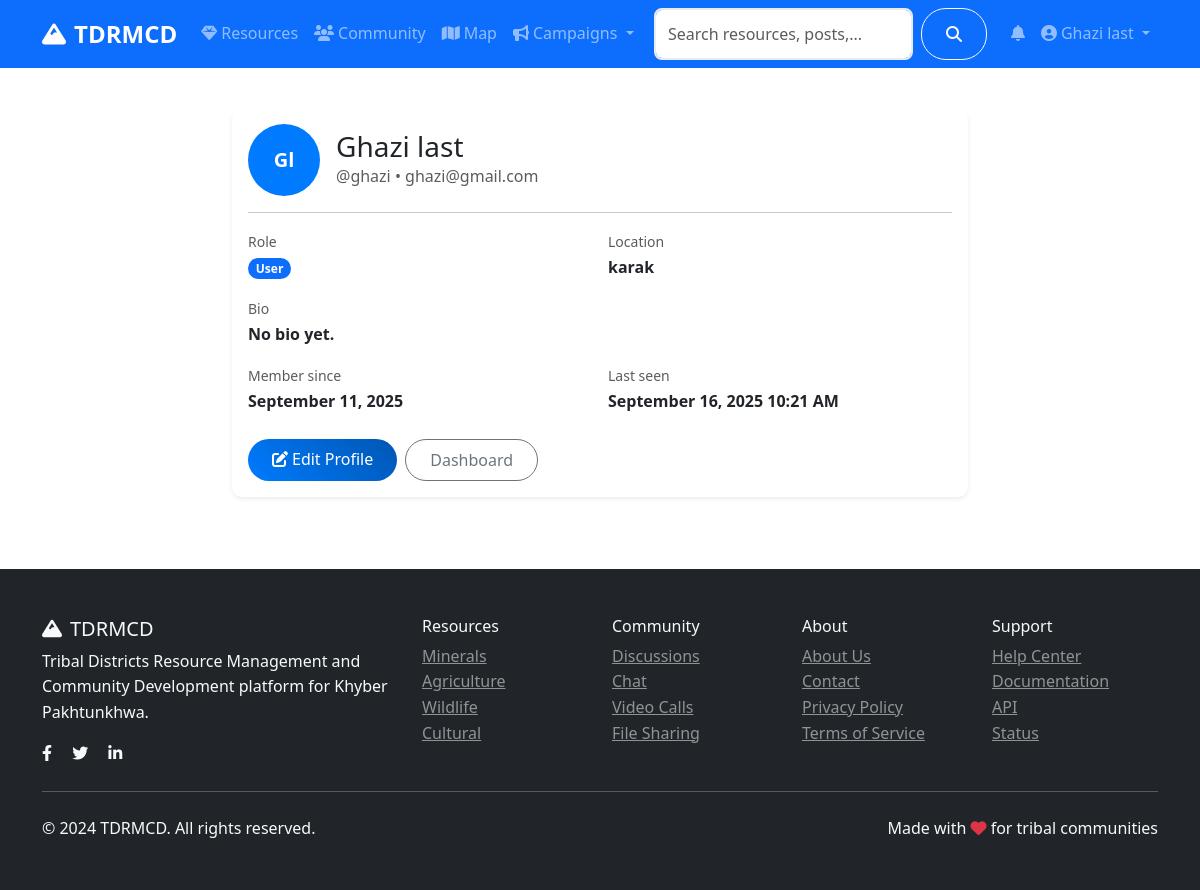
/auth/profile (signed in), run on an earlier commit of the app's database.
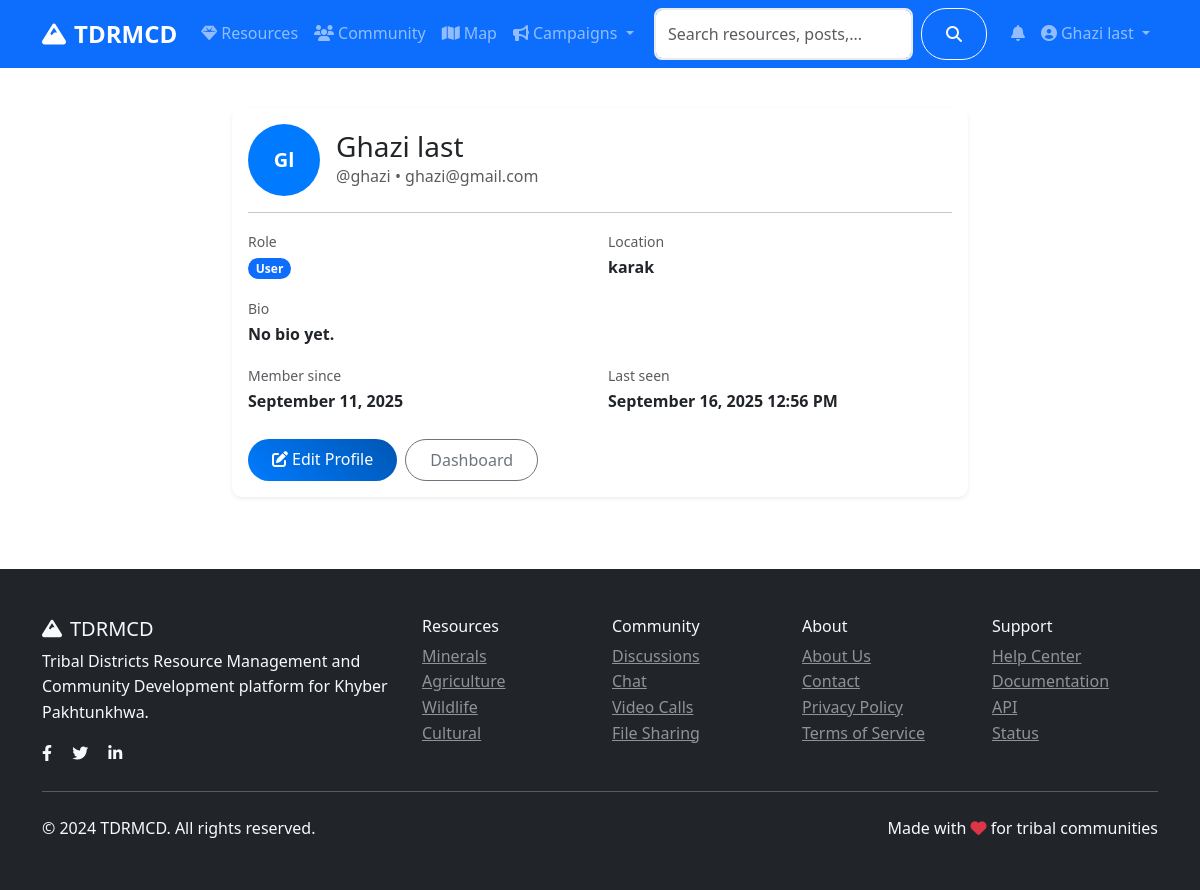
And on a later commit of the database.
### models.py (models this page shows, shortened)
class User(UserMixin, db.Model):
    id = db.Column(db.Integer, primary_key=True)
    username = db.Column(db.String(80), unique=True, nullable=False)
    email = db.Column(db.String(120), unique=True, nullable=False)
    password_hash = db.Column(db.String(120), nullable=False)
    first_name = db.Column(db.String(50), nullable=False)
    last_name = db.Column(db.String(50), nullable=False)
    role = db.Column(db.String(20), default='user')  # user, admin, researcher
    location = db.Column(db.String(100))
    bio = db.Column(db.Text)
    avatar = db.Column(db.String(200), default='default.jpg')
    is_active = db.Column(db.Boolean, default=True)
    created_at = db.Column(db.DateTime, default=datetime.utcnow)
    last_seen = db.Column(db.DateTime, default=datetime.utcnow)
    resources = db.relationship('Resource', backref='author', lazy='dynamic')
    posts = db.relationship('CommunityPost', backref='author', lazy='dynamic')
    chat_messages = db.relationship('ChatMessage', backref='sender', lazy='dynamic')
    file_submissions = db.relationship(
        'FileSubmission',
        foreign_keys='FileSubmission.submitter_id',
        backref='submitter',
        lazy='dynamic'
    )
    reviewed_submissions = db.relationship(
        'FileSubmission',
        foreign_keys='FileSubmission.reviewed_by',
        backref='reviewer_user',
        lazy='dynamic'
    )
    notifications = db.relationship('Notification', backref='user', lazy='dynamic')
    def get_full_name(self):
        return f"{self.first_name} {self.last_name}"
    def is_admin(self):
        return self.role == 'admin'

### routes/auth.py (the view)
@auth_bp.route('/profile')
@login_required
def profile():
    return render_template('auth/profile.html', user=current_user)

### app.py (called while the page is built)
@login_manager.user_loader
def load_user(user_id):
    return User.query.get(int(user_id))

### templates/auth/profile.html (shortened to what this page needs)
{% extends "base.html" %}
{% block content %}
<div class="container py-4">
    <div class="row justify-content-center">
        <div class="col-lg-8">
            <div class="card shadow-sm">
                <div class="card-body">
                    <div class="d-flex align-items-center mb-3">
                        <div class="avatar me-3" style="width:72px;height:72px;font-size:1.25rem;">
                            {{ user.first_name[0] }}{{ user.last_name[0] }}
                        </div>
                        <div>
                            <h3 class="mb-0">{{ user.get_full_name() }}</h3>
                            <div class="text-muted">@{{ user.username }} • {{ user.email }}</div>
                        </div>
                    </div>
                    <hr>
                    <div class="row g-3">
                        <div class="col-md-6">
                            <label class="text-muted small">Role</label>
                            <div class="fw-semibold"><span class="badge bg-primary">{{ user.role.title() }}</span></div>
                        </div>
                        <div class="col-md-6">
                            <label class="text-muted small">Location</label>
                            <div class="fw-semibold">{{ user.location or '—' }}</div>
                        </div>
                        <div class="col-12">
                            <label class="text-muted small">Bio</label>
                            <div class="fw-semibold">{{ user.bio or 'No bio yet.' }}</div>
                        </div>
                        <div class="col-md-6">
                            <label class="text-muted small">Member since</label>
                            <div class="fw-semibold">{{ user.created_at.strftime('%B %d, %Y') }}</div>
                        </div>
                        <div class="col-md-6">
                            <label class="text-muted small">Last seen</label>
                            <div class="fw-semibold">{{ user.last_seen.strftime('%B %d, %Y %I:%M %p') }}</div>
                        </div>
                    </div>
                    <div class="mt-4 d-flex gap-2">
                        <a class="btn btn-primary" href="{{ url_for('auth.edit_profile') }}"><i class="fas fa-edit me-1"></i>Edit Profile</a>
                        <a class="btn btn-outline-secondary" href="{{ url_for('main.dashboard') }}">Dashboard</a>
                    </div>
                </div>
            </div>
        </div>
    </div>
</div>
{% endblock %}

### templates/base.html (shortened to what this page needs)
<!DOCTYPE html>
<html lang="en">
<head>
    <link href="https://cdn.jsdelivr.net/npm/bootstrap@5.3.0/dist/css/bootstrap.min.css" rel="stylesheet">
    <link rel="stylesheet" href="https://cdnjs.cloudflare.com/ajax/libs/font-awesome/6.4.0/css/all.min.css">
    <link rel="stylesheet" href="https://unpkg.com/leaflet@1.9.4/dist/leaflet.css">
    <link rel="stylesheet" href="{{ url_for('static', filename='css/style.css') }}">
</head>
<body>
    <nav class="navbar navbar-expand-lg navbar-dark bg-primary sticky-top">
        <div class="container">
            <a class="navbar-brand fw-bold" href="{{ url_for('main.index') }}">
                <i class="fas fa-mountain me-2"></i>TDRMCD
            </a>
            <div class="collapse navbar-collapse" id="navbarNav">
                <ul class="navbar-nav me-auto">
                    <li class="nav-item">
                        <a class="nav-link" href="{{ url_for('resources.index') }}">
                            <i class="fas fa-gem me-1"></i>Resources
                        </a>
                    </li>
                    <li class="nav-item">
                        <a class="nav-link" href="{{ url_for('community.index') }}">
                            <i class="fas fa-users me-1"></i>Community
                        </a>
                    </li>
                    <li class="nav-item">
                        <a class="nav-link" href="{{ url_for('main.map_view') }}">
                            <i class="fas fa-map me-1"></i>Map
                        </a>
                    </li>
                    <li class="nav-item dropdown">
                        <a class="nav-link dropdown-toggle" href="#" role="button" data-bs-toggle="dropdown">
                            <i class="fas fa-bullhorn me-1"></i>Campaigns
                        </a>
                    </li>
                </ul>
                <form class="d-flex me-3 search-form no-loading" action="{{ url_for('main.search') }}" method="GET" onsubmit="return TDRMCD.validateSearch(event);">
                    <input class="form-control me-2" type="search" name="q" id="navbar-search" placeholder="Search resources, posts, users..." value="{{ request.args.get('q', '') }}">
                    <button class="btn btn-outline-light" type="submit">
                        <i class="fas fa-search"></i>
                    </button>
                </form>
                <ul class="navbar-nav">
                    {% if current_user.is_authenticated %}
                        <li class="nav-item dropdown">
                            <a class="nav-link" href="#" role="button" data-bs-toggle="dropdown" aria-expanded="false">
                                <span class="position-relative">
                                    <i class="fas fa-bell"></i>
                                </span>
                            </a>
                        </li>
                        <li class="nav-item dropdown">
                            <a class="nav-link dropdown-toggle" href="#" role="button" data-bs-toggle="dropdown">
                                <i class="fas fa-user-circle me-1"></i>{{ current_user.get_full_name() }}
                            </a>
                        </li>
                    {% endif %}
                </ul>
            </div>
        </div>
    </nav>
    <main>
        {% block content %}{% endblock %}
    </main>
    <footer class="bg-dark text-light py-5 mt-5">
        <div class="container">
            <div class="row">
                <div class="col-md-4">
                    <h5><i class="fas fa-mountain me-2"></i>TDRMCD</h5>
                    <p>Tribal Districts Resource Management and Community Development platform for Khyber Pakhtunkhwa.</p>
                    <div class="social-links">
                        <a href="#" class="text-light me-3"><i class="fab fa-facebook-f"></i></a>
                        <a href="#" class="text-light me-3"><i class="fab fa-twitter"></i></a>
                        <a href="#" class="text-light me-3"><i class="fab fa-linkedin-in"></i></a>
                    </div>
                </div>
                <div class="col-md-2">
                    <h6>Resources</h6>
                    <ul class="list-unstyled">
                        <li><a href="{{ url_for('resources.by_category', category='minerals') }}" class="text-light-50">Minerals</a></li>
                        <li><a href="{{ url_for('resources.by_category', category='agriculture') }}" class="text-light-50">Agriculture</a></li>
                        <li><a href="{{ url_for('resources.by_category', category='wildlife') }}" class="text-light-50">Wildlife</a></li>
                        <li><a href="{{ url_for('resources.by_category', category='cultural') }}" class="text-light-50">Cultural</a></li>
                    </ul>
                </div>
                <div class="col-md-2">
                    <h6>Community</h6>
                    <ul class="list-unstyled">
                        <li><a href="{{ url_for('community.index') }}" class="text-light-50">Discussions</a></li>
                        <li><a href="{{ url_for('community.chat') }}" class="text-light-50">Chat</a></li>
                        <li><a href="{{ url_for('community.video_calls') }}" class="text-light-50">Video Calls</a></li>
                        <li><a href="{{ url_for('community.files') }}" class="text-light-50">File Sharing</a></li>
                    </ul>
                </div>
                <div class="col-md-2">
                    <h6>About</h6>
                    <ul class="list-unstyled">
                        <li><a href="{{ url_for('main.about') }}" class="text-light-50">About Us</a></li>
                        <li><a href="{{ url_for('main.contact') }}" class="text-light-50">Contact</a></li>
                        <li><a href="#" class="text-light-50">Privacy Policy</a></li>
                        <li><a href="#" class="text-light-50">Terms of Service</a></li>
                    </ul>
                </div>
                <div class="col-md-2">
                    <h6>Support</h6>
                    <ul class="list-unstyled">
                        <li><a href="#" class="text-light-50">Help Center</a></li>
                        <li><a href="#" class="text-light-50">Documentation</a></li>
                        <li><a href="#" class="text-light-50">API</a></li>
                        <li><a href="#" class="text-light-50">Status</a></li>
                    </ul>
                </div>
            </div>
            <hr class="my-4">
            <div class="row align-items-center">
                <div class="col-md-6">
                    <p class="mb-0">&copy; 2024 TDRMCD. All rights reserved.</p>
                </div>
                <div class="col-md-6 text-md-end">
                    <p class="mb-0">Made with <i class="fas fa-heart text-danger"></i> for tribal communities</p>
                </div>
            </div>
        </div>
    </footer>
</body>
</html>

### static/css/style.css (style rules this page uses)
:root { --primary-color: #007bff; --secondary-color: #6c757d; --success-color: #28a745; --info-color: #17a2b8; --warning-color: #ffc107; --danger-color: #dc3545; --light-color: #f8f9fa; --dark-color: #343a40; }
.avatar { width: 40px; height: 40px; border-radius: 50%; background-color: var(--primary-color); color: white; display: flex; align-items: center; justify-content: center; font-weight: bold; font-size: 0.875rem; }
body { font-family: 'Segoe UI', Tahoma, Geneva, Verdana, sans-serif; line-height: 1.6; }
.navbar-brand { font-size: 1.5rem; font-weight: 700; }
.card { border: none; border-radius: 10px; transition: all 0.3s ease; }
.btn { border-radius: 25px; padding: 0.5rem 1.5rem; font-weight: 500; transition: all 0.3s ease; cursor: pointer; }
.btn-primary { background: linear-gradient(45deg, var(--primary-color), #0056b3); border: none; }
.form-control { border-radius: 8px; border: 2px solid #e9ecef; padding: 0.75rem; transition: all 0.3s ease; }
.badge { font-size: 0.75rem; padding: 0.35em 0.65em; border-radius: 15px; }
.avatar { width: 40px; height: 40px; background: var(--primary-color); color: white; border-radius: 50%; display: flex; align-items: center; justify-content: center; font-weight: 600; font-size: 0.875rem; }
.text-light-50 { color: rgba(255, 255, 255, 0.5) !important; }

What changed in the data, as far as the page shows it:
changed User "Ghazi last": last_seen "September 16, 2025 10:21 AM" → "September 16, 2025 12:56 PM"
